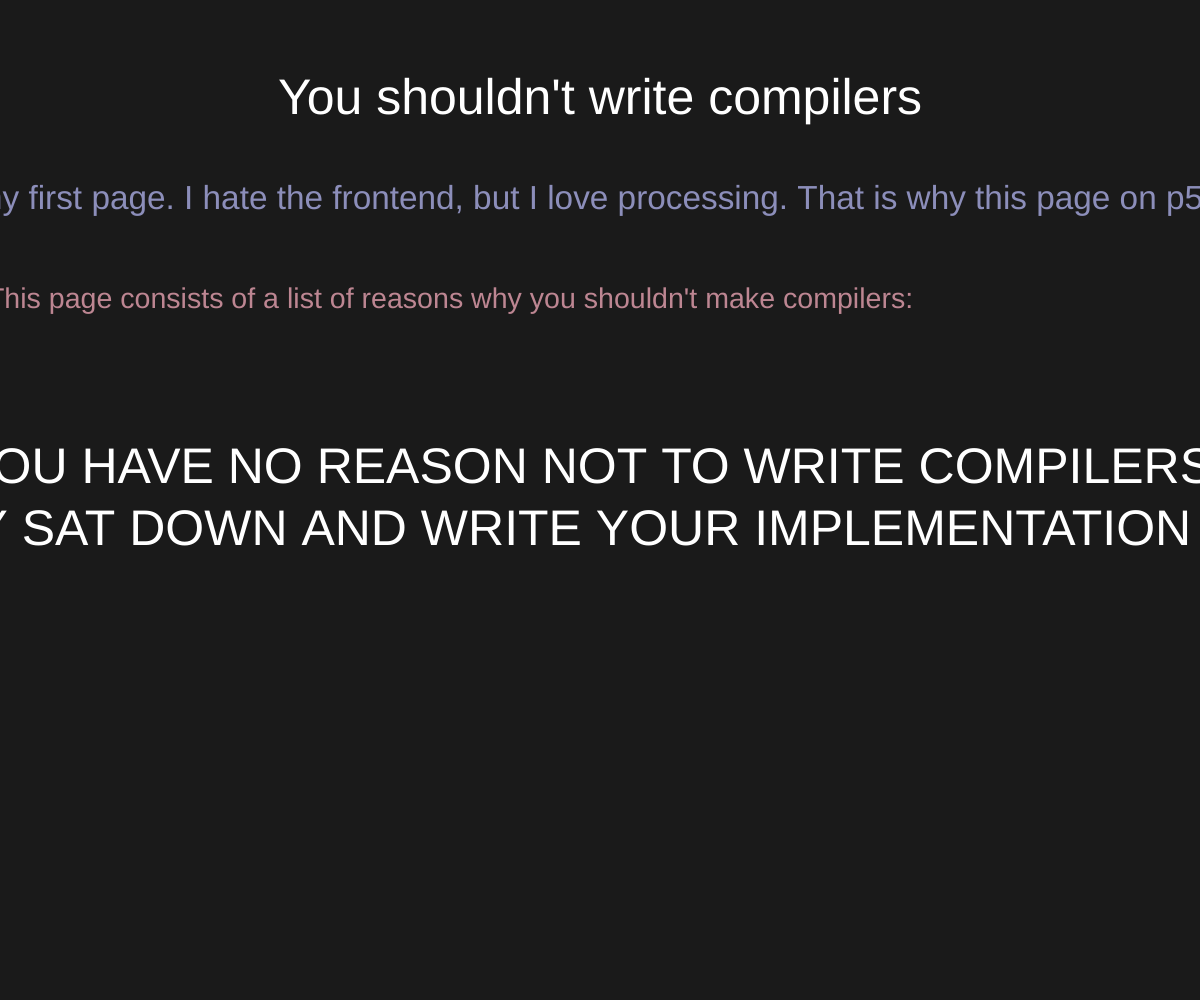
Frame 1 (no input)
Frame 60 (no input): identical to frame 1, image omitted
Frame 120 (the mouse pressed at the canvas centre since frame 60): identical to frame 1, image omitted

The p5.js sketch that drew this single still picture (run headless with seeded random() and noise() and a simulated clock; from frame 60 on, the mouse is pressed at the canvas centre):

// p5.js sketch
// ── sketch.js
let bgColor;
let textSizeValue;
let headerSize;
let littleTextSize;

function setup() {
  createCanvas(windowWidth, windowHeight);
  bgColor = color(26, 26, 26); 
  headerSize = min(width, height) / 20; 
  textSizeValue = min(width, height) / 30; 
  littleTextSize = min(width, height) / 35;
}

function draw() {
  background(bgColor);
  fill(255);
  textAlign(CENTER, CENTER);
  
  textSize(headerSize);
  text("You shouldn't write compilers", width/2, 100);
  
  fill(140, 142, 186);
  textSize(textSizeValue);
  text("This is my first page. I hate the frontend, but I love processing. That is why this page on p5.js exists", width / 2, 200);

  textSize(littleTextSize);
  fill(189, 134, 146);
  text("This page consists of a list of reasons why you shouldn't make compilers:", 450, 300);

  textSize(headerSize);
  fill(255);
  text("YOU HAVE NO REASON NOT TO WRITE COMPILERS, \n SO QUICKLY SAT DOWN AND WRITE YOUR IMPLEMENTATION OF ERLANG!", width/2, 500);
}

function windowResized() {
  resizeCanvas(windowWidth, windowHeight);
  textSizeValue = min(width, height) / 30;
  littleTextSize = min(width, height) / 35;
  headerSize = min(width, height) / 20; 
}
